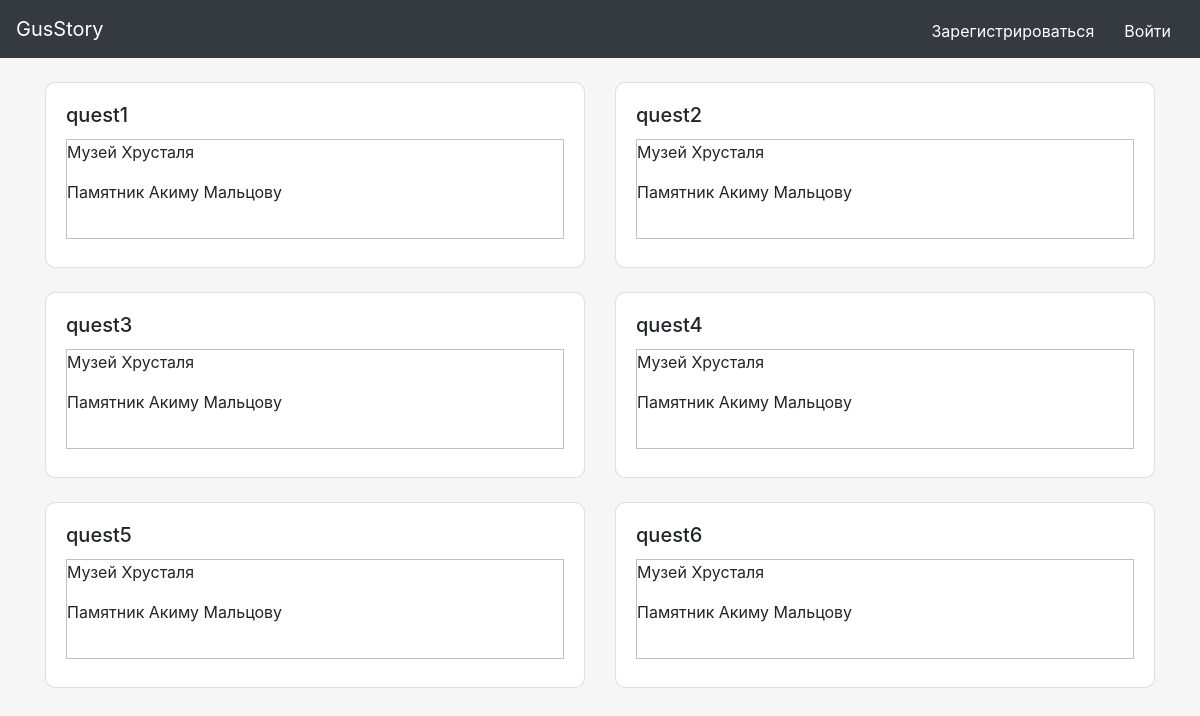
The app's page /quests, older data.
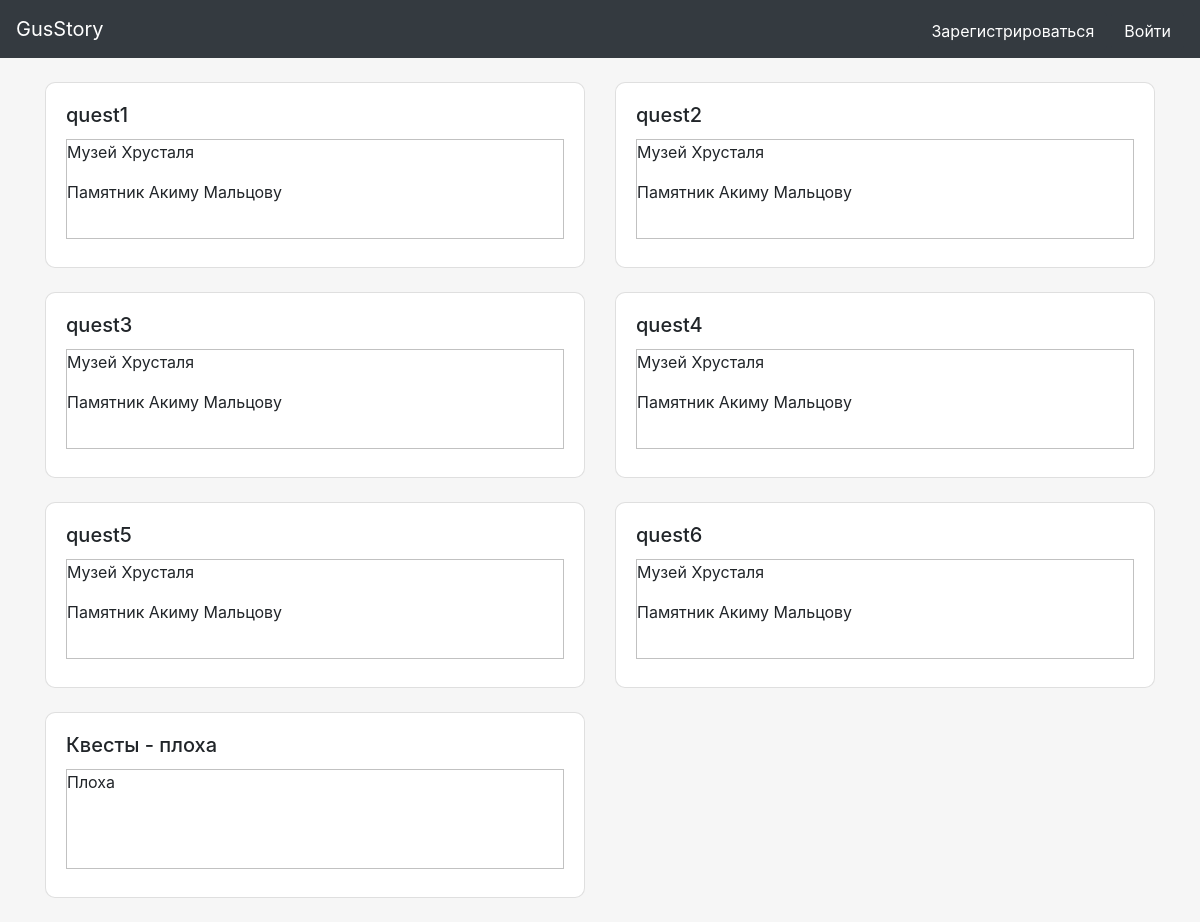
The same page, newer data.
### data/quests.py (models this page shows)
class Quests(SqlAlchemyBase, SerializerMixin, UserMixin):
    __tablename__ = 'quests'
    id = sqlalchemy.Column(sqlalchemy.Integer, primary_key=True, autoincrement=True)
    name = sqlalchemy.Column(sqlalchemy.String, nullable=True)
    points = sqlalchemy.Column(sqlalchemy.TEXT, nullable=True)

### main.py (the view)
@app.route('/quests')
def gus_quests():
    sessions = db_session.create_session()
    quest = sessions.query(quests.Quests)
    return render_template("quests.html", quests=quest)

### data/db_session.py (called while the page is built)
def create_session() -> Session:
    global __factory
    return __factory()

### templates/quests.html
{% extends "base.html" %}
{% block content %}
<div class="container; mt-4">
    <div class="row">
        {% for quest in quests %}
        <div class="col-sm-6">
            <div class="card mb-4" style="width: 100%; border-radius: 10px;">
                <div class="card-body">
                    <h5 class="card-title">{{quest.name}}</h5>
                    <div class="prokrutka mb-2" style="width: auto; height: 100px;">
                        {% for point in quest.points.split('\n')%}
                        <p class="card-text">{{point}}</p>
                        {% endfor %}
                    </div>
                </div>
            </div>
        </div>
        {% endfor %}
    </div>
</div>
{% endblock %}

### templates/base.html (shortened to what this page needs)
<!DOCTYPE html>
<html lang="en">
<head>
    <link rel="stylesheet"
          href="https://stackpath.bootstrapcdn.com/bootstrap/4.4.1/css/bootstrap.min.css"
>
</head>
<body background="../static/img/fon.jpg">
<div>
    <link rel="stylesheet" href="/static/css/style.css">
    <nav class="navbar navbar-expand-lg sticky-top navbar-dark bg-dark">
        <a class="navbar-brand" href="/"> GusStory </a>
        {% if not current_user.is_authenticated %}
        <div class="collapse navbar-collapse" id="navbarSupportedContent">
            <ul class="navbar-nav">
                <li class="nav-item">
                    <a class="btn btn-dark mt-1 mr-1" href="/register"> Зарегистрироваться </a>
                </li>
                <li class="nav-item">
                    <a class="btn btn-dark mt-1 " href="/login"> Войти </a>
                </li>
            </ul>
        </div>
        {% endif %}
    </nav>
    <div class="content container">
        {% block content %}
        {% endblock %}
    </div>
</div>
</body>
</html>

### static/css/style.css (style rules this page uses)
body { background: #f6f6f6f6; color: #0; display: flex; flex-direction: column; height: 100%; }
html { height: 100%; }
.content { flex: 1 0 auto; }

### templates/base.html (style rules this page uses)
.prokrutka { height: 220px; width: auto; background: #fff; border: 1px solid #C1C1C1; overflow-y: scroll; }

Row changes from the older to the newer data that the page shows:
added Quests: name "Квесты - плоха", points "Плоха"
